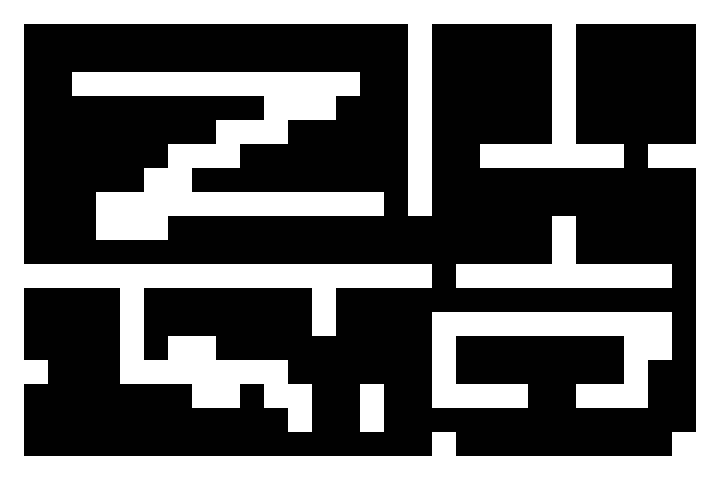

This game map was drawn from its Tiled (.tmx) file and the tilesets committed beside it. A one-line description and the full map source follow:
An orthogonal 30x20 tile map with 24x24 px tiles, 1 tile layer (Walls), 3 hidden layers not drawn.

<map version="1.10" tiledversion="1.10.2" orientation="orthogonal" renderorder="right-down" width="30" height="20" tilewidth="24" tileheight="24" infinite="0" nextlayerid="5" nextobjectid="1">
 <tileset firstgid="1" source="Curses_square_24x24.tsx" />
 <layer id="1" name="Background" width="30" height="20" visible="0">
  <data encoding="csv">
1,1,1,1,1,1,1,1,1,1,1,1,1,1,1,1,1,1,1,1,1,1,1,1,1,1,1,1,1,1,
1,1,1,1,1,1,1,1,1,1,1,1,1,1,1,1,1,1,1,1,1,1,1,1,1,1,1,1,1,1,
1,1,1,1,1,1,1,1,1,1,1,1,1,1,1,1,1,1,1,1,1,1,1,1,1,1,1,1,1,1,
1,1,1,1,1,1,1,1,1,1,1,1,1,1,1,1,1,1,1,1,1,1,1,1,1,1,1,1,1,1,
1,1,1,1,1,1,1,1,1,1,1,1,1,1,1,1,1,1,1,1,1,1,1,1,1,1,1,1,1,1,
1,1,1,1,1,1,1,1,1,1,1,1,1,1,1,1,1,1,1,1,1,1,1,1,1,1,1,1,1,1,
1,1,1,1,1,1,1,1,1,1,1,1,1,1,1,1,1,1,1,1,1,1,1,1,1,1,1,1,1,1,
1,1,1,1,1,1,1,1,1,1,1,1,1,1,1,1,1,1,1,1,1,1,1,1,1,1,1,1,1,1,
1,1,1,1,1,1,1,1,1,1,1,1,1,1,1,1,1,1,1,1,1,1,1,1,1,1,1,1,1,1,
1,1,1,1,1,1,1,1,1,1,1,1,1,1,1,1,1,1,1,1,1,1,1,1,1,1,1,1,1,1,
1,1,1,1,1,1,1,1,1,1,1,1,1,1,1,1,1,1,1,1,1,1,1,1,1,1,1,1,1,1,
1,1,1,1,1,1,1,1,1,1,1,1,1,1,1,1,1,1,1,1,1,1,1,1,1,1,1,1,1,1,
1,1,1,1,1,1,1,1,1,1,1,1,1,1,1,1,1,1,1,1,1,1,1,1,1,1,1,1,1,1,
1,1,1,1,1,1,1,1,1,1,1,1,1,1,1,1,1,1,1,1,1,1,1,1,1,1,1,1,1,1,
1,1,1,1,1,1,1,1,1,1,1,1,1,1,1,1,1,1,1,1,1,1,1,1,1,1,1,1,1,1,
1,1,1,1,1,1,1,1,1,1,1,1,1,1,1,1,1,1,1,1,1,1,1,1,1,1,1,1,1,1,
1,1,1,1,1,1,1,1,1,1,1,1,1,1,1,1,1,1,1,1,1,1,1,1,1,1,1,1,1,1,
1,1,1,1,1,1,1,1,1,1,1,1,1,1,1,1,1,1,1,1,1,1,1,1,1,1,1,1,1,1,
1,1,1,1,1,1,1,1,1,1,1,1,1,1,1,1,1,1,1,1,1,1,1,1,1,1,1,1,1,1,
1,1,1,1,1,1,1,1,1,1,1,1,1,1,1,1,1,1,1,1,1,1,1,1,1,1,1,1,1,1
</data>
 </layer>
 <layer id="2" name="Walls" width="30" height="20">
  <data encoding="csv">
220,220,220,220,220,220,220,220,220,220,220,220,220,220,220,220,220,220,220,220,220,220,220,220,220,220,220,220,220,220,
220,0,0,0,0,0,0,0,0,0,0,0,0,0,0,0,0,220,0,0,0,0,0,220,0,0,0,0,0,220,
220,0,0,0,0,0,0,0,0,0,0,0,0,0,0,0,0,220,0,0,0,0,0,220,0,0,0,0,0,220,
220,0,0,220,220,220,220,220,220,220,220,220,220,220,220,0,0,220,0,0,0,0,0,220,0,0,0,0,0,220,
220,0,0,0,0,0,0,0,0,0,0,220,220,220,0,0,0,220,0,0,0,0,0,220,0,0,0,0,0,220,
220,0,0,0,0,0,0,0,0,220,220,220,0,0,0,0,0,220,0,0,0,0,0,220,0,0,0,0,0,220,
220,0,0,0,0,0,0,220,220,220,0,0,0,0,0,0,0,220,0,0,220,220,220,220,220,220,0,220,220,220,
220,0,0,0,0,0,220,220,0,0,0,0,0,0,0,0,0,220,0,0,0,0,0,0,0,0,0,0,0,220,
220,0,0,0,220,220,220,220,220,220,220,220,220,220,220,220,0,220,0,0,0,0,0,0,0,0,0,0,0,220,
220,0,0,0,220,220,220,0,0,0,0,0,0,0,0,0,0,0,0,0,0,0,0,220,0,0,0,0,0,220,
220,0,0,0,0,0,0,0,0,0,0,0,0,0,0,0,0,0,0,0,0,0,0,220,0,0,0,0,0,220,
220,220,220,220,220,220,220,220,220,220,220,220,220,220,220,220,220,220,0,220,220,220,220,220,220,220,220,220,0,220,
220,0,0,0,0,220,0,0,0,0,0,0,0,220,0,0,0,0,0,0,0,0,0,0,0,0,0,0,0,220,
220,0,0,0,0,220,0,0,0,0,0,0,0,220,0,0,0,0,220,220,220,220,220,220,220,220,220,220,0,220,
220,0,0,0,0,220,0,220,220,0,0,0,0,0,0,0,0,0,220,0,0,0,0,0,0,0,220,220,0,220,
220,220,0,0,0,220,220,220,220,220,220,220,0,0,0,0,0,0,220,0,0,0,0,0,0,0,220,0,0,220,
220,0,0,0,0,0,0,0,220,220,0,220,220,0,0,220,0,0,220,220,220,220,0,0,220,220,220,0,0,220,
220,0,0,0,0,0,0,0,0,0,0,0,220,0,0,220,0,0,0,0,0,0,0,0,0,0,0,0,0,220,
220,0,0,0,0,0,0,0,0,0,0,0,0,0,0,0,0,0,220,0,0,0,0,0,0,0,0,0,220,220,
220,220,220,220,220,220,220,220,220,220,220,220,220,220,220,220,220,220,220,220,220,220,220,220,220,220,220,220,220,220
</data>
 </layer>
 <layer id="3" name="Player" width="30" height="20" visible="0">
  <data encoding="csv">
0,0,0,0,0,0,0,0,0,0,0,0,0,0,0,0,0,0,0,0,0,0,0,0,0,0,0,0,0,0,
0,0,0,0,0,0,0,0,0,0,0,0,0,0,0,0,0,0,0,0,0,0,0,0,0,0,0,0,0,0,
0,0,0,0,0,0,0,0,0,0,0,0,0,0,0,0,0,0,0,0,0,0,0,0,0,0,0,0,0,0,
0,0,0,0,0,0,0,0,0,0,0,0,0,0,0,0,0,0,0,0,0,0,0,0,0,0,0,0,0,0,
0,0,0,0,0,0,0,0,0,0,0,0,0,0,0,0,0,0,0,0,0,0,0,0,0,0,0,0,0,0,
0,0,2,0,0,0,0,0,0,0,0,0,0,0,0,0,0,0,0,0,0,0,0,0,0,0,0,0,0,0,
0,0,0,0,0,0,0,0,0,0,0,0,0,0,0,0,0,0,0,0,0,0,0,0,0,0,0,0,0,0,
0,0,0,0,0,0,0,0,0,0,0,0,0,0,0,0,0,0,0,0,0,0,0,0,0,0,0,0,0,0,
0,0,0,0,0,0,0,0,0,0,0,0,0,0,0,0,0,0,0,0,0,0,0,0,0,0,0,0,0,0,
0,0,0,0,0,0,0,0,0,0,0,0,0,0,0,0,0,0,0,0,0,0,0,0,0,0,0,0,0,0,
0,0,0,0,0,0,0,0,0,0,0,0,0,0,0,0,0,0,0,0,0,0,0,0,0,0,0,0,0,0,
0,0,0,0,0,0,0,0,0,0,0,0,0,0,0,0,0,0,0,0,0,0,0,0,0,0,0,0,0,0,
0,0,0,0,0,0,0,0,0,0,0,0,0,0,0,0,0,0,0,0,0,0,0,0,0,0,0,0,0,0,
0,0,0,0,0,0,0,0,0,0,0,0,0,0,0,0,0,0,0,0,0,0,0,0,0,0,0,0,0,0,
0,0,0,0,0,0,0,0,0,0,0,0,0,0,0,0,0,0,0,0,0,0,0,0,0,0,0,0,0,0,
0,0,0,0,0,0,0,0,0,0,0,0,0,0,0,0,0,0,0,0,0,0,0,0,0,0,0,0,0,0,
0,0,0,0,0,0,0,0,0,0,0,0,0,0,0,0,0,0,0,0,0,0,0,0,0,0,0,0,0,0,
0,0,0,0,0,0,0,0,0,0,0,0,0,0,0,0,0,0,0,0,0,0,0,0,0,0,0,0,0,0,
0,0,0,0,0,0,0,0,0,0,0,0,0,0,0,0,0,0,0,0,0,0,0,0,0,0,0,0,0,0,
0,0,0,0,0,0,0,0,0,0,0,0,0,0,0,0,0,0,0,0,0,0,0,0,0,0,0,0,0,0
</data>
 </layer>
 <layer id="4" name="Enemies" width="30" height="20" visible="0">
  <data encoding="csv">
0,0,0,0,0,0,0,0,0,0,0,0,0,0,0,0,0,0,0,0,0,0,0,0,0,0,0,0,0,0,
0,0,0,0,0,0,0,0,0,0,0,0,0,0,0,0,0,0,0,0,0,0,0,0,0,0,0,0,0,0,
0,0,0,0,0,0,0,0,0,0,0,0,0,0,0,0,0,0,0,0,0,0,0,0,0,0,0,0,0,0,
0,0,0,0,0,0,0,0,0,0,0,0,0,0,0,0,0,0,0,0,21,0,0,0,0,0,21,0,0,0,
0,0,0,0,0,0,0,0,0,0,0,0,0,0,0,0,0,0,0,0,0,0,0,0,0,0,0,0,0,0,
0,0,0,0,0,0,0,0,0,0,0,0,0,0,0,0,0,0,0,0,0,0,0,0,0,0,0,0,0,0,
0,0,0,0,0,0,0,0,0,0,0,0,0,0,21,0,0,0,0,0,0,0,0,0,0,0,0,0,0,0,
0,0,0,0,0,0,0,0,0,0,0,0,0,0,0,0,0,0,0,0,0,0,0,0,0,0,0,0,0,0,
0,0,0,0,0,0,0,0,0,0,0,0,0,0,0,0,0,0,0,0,0,0,0,0,0,0,0,0,0,0,
0,0,0,0,0,0,0,0,0,0,0,0,0,0,0,0,0,0,0,0,0,0,0,0,0,0,0,0,0,0,
0,0,0,0,0,0,0,0,0,0,0,0,0,0,0,0,0,0,0,0,0,0,0,0,0,0,0,0,0,0,
0,0,0,0,0,0,0,0,0,0,0,0,0,0,0,0,0,0,0,0,0,0,0,0,0,0,0,0,0,0,
0,0,0,0,0,0,0,0,0,0,0,0,0,0,0,0,0,0,0,0,0,0,0,0,0,0,0,0,0,0,
0,0,0,21,0,0,0,0,0,0,21,0,0,0,0,0,0,0,0,0,0,0,0,0,0,0,0,0,0,0,
0,0,0,0,0,0,0,0,0,0,0,0,0,0,0,0,0,0,0,0,0,0,0,0,0,0,0,0,0,0,
0,0,0,0,0,0,0,0,0,0,0,0,0,0,0,0,0,0,0,0,21,0,0,0,0,0,0,0,0,0,
0,0,0,0,0,0,0,0,0,0,0,0,0,0,0,0,0,0,0,0,0,0,0,0,0,0,0,0,0,0,
0,0,0,21,0,0,0,0,0,0,0,0,0,0,0,0,0,0,0,0,0,0,0,0,0,0,0,0,0,0,
0,0,0,0,0,0,0,0,0,0,0,0,0,0,0,0,0,0,0,0,0,0,0,0,0,0,0,0,0,0,
0,0,0,0,0,0,0,0,0,0,0,0,0,0,0,0,0,0,0,0,0,0,0,0,0,0,0,0,0,0
</data>
 </layer>
</map>